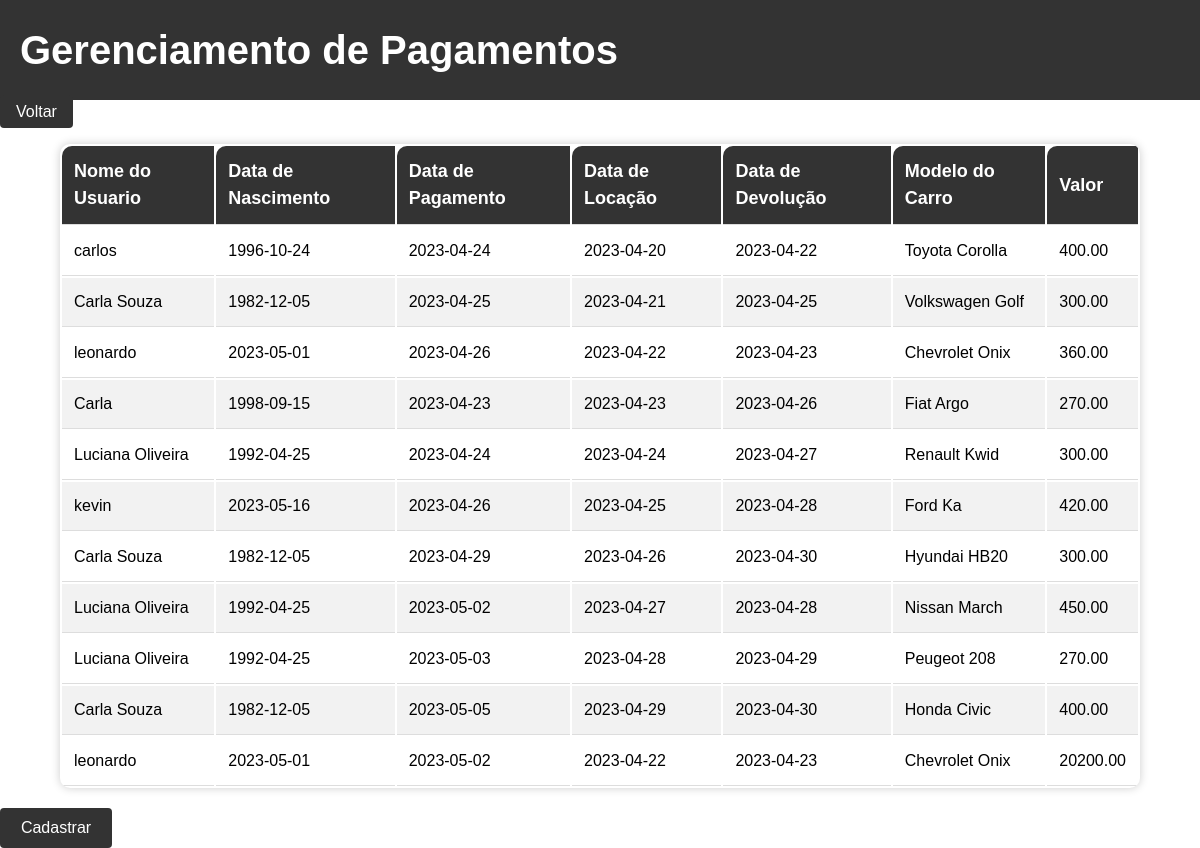
/tabela_pagamentos.php, run on the app's committed database.
### tables this page shows
CREATE TABLE `pagamentos` (
  `id` int NOT NULL,
  `aluguel_id` int NOT NULL,
  `valor` decimal(10,2) NOT NULL,
  `data` date NOT NULL
);

CREATE TABLE `usuarios` (
  `id` int NOT NULL,
  `nome` varchar(255) NOT NULL,
  `endereco` varchar(255) NOT NULL,
  `telefone` varchar(255) NOT NULL,
  `email` varchar(255) DEFAULT NULL,
  `data_nascimento` date NOT NULL,
  `senha` varchar(255) NOT NULL,
  `tipo` enum('admin','cliente') DEFAULT NULL,
  `excluido` tinyint(1) NOT NULL DEFAULT '0'
);

CREATE TABLE `alugueis` (
  `id` int NOT NULL,
  `id_usuario` int DEFAULT NULL,
  `carro_id` int NOT NULL,
  `data_inicio` date NOT NULL,
  `data_fim` date NOT NULL,
  `valor_total` decimal(10,2) DEFAULT NULL,
  `excluido` tinyint(1) NOT NULL DEFAULT '0'
);

CREATE TABLE `carros` (
  `id` int NOT NULL,
  `modelo` varchar(255) NOT NULL,
  `id_tipo_carro` int DEFAULT NULL,
  `ano` int DEFAULT NULL,
  `cor` varchar(50) DEFAULT NULL,
  `placa` varchar(20) DEFAULT NULL,
  `status` enum('disponivel','alugado') DEFAULT 'disponivel',
  `preco_dia` decimal(10,2) DEFAULT NULL,
  `revisao` varchar(255) NOT NULL,
  `km_rodados` varchar(255) NOT NULL,
  `img` varchar(255) NOT NULL DEFAULT 'https://manuluize.com/wp-content/uploads/2016/11/Audi-R8.jpg',
  `excluido` tinyint(1) NOT NULL DEFAULT '0'
);

### tabela_pagamentos.php (the view, shortened to what this page needs)
<?php
    $mysqli = new mysqli ("localhost", "root", "root", "car_leasing");
        $sql = "SELECT pagamentos.data 'data_pagamento', alugueis.data_inicio, alugueis.data_fim, pagamentos.valor,
        carros.modelo, usuarios.nome, usuarios.data_nascimento
        FROM pagamentos
        INNER JOIN alugueis ON pagamentos.aluguel_id = alugueis.id
        INNER JOIN carros ON alugueis.carro_id = carros.id
        INNER JOIN usuarios ON alugueis.id_usuario = usuarios.id;";
        $pagamentos = $mysqli -> query($sql);
?>
<!DOCTYPE html>
<html>
<head>
</head>
<body>
	<header>
		<h1>Gerenciamento de Pagamentos</h1>
	</header>
	<div>
		<a href="tela_admin.php">
			Voltar
		</a>
	</div>
	<div style="margin-top: 20px;">
  <table style="width: 90%; background-color: #fff; box-shadow: 0px 0px 10px rgba(0, 0, 0, 0.2); border-radius: 10px;">
    <thead>
      <tr>
        <th>Nome do Usuario</th>
        <th>Data de Nascimento</th>
        <th>Data de Pagamento</th>
        <th>Data de Locação</th>
        <th>Data de Devolução</th>
        <th>Modelo do Carro</th>
        <th>Valor</th>
      </tr>
    </thead>
    <tbody>
      <?php while ($linha = $pagamentos->fetch_assoc()) { ?>
        <tr>
          <td><?php echo $linha['nome']; ?></td>
          <td><?php echo $linha['data_nascimento']; ?></td>
          <td><?php echo $linha['data_pagamento']; ?></td>
          <td><?php echo $linha['data_inicio']; ?></td>
          <td><?php echo $linha['data_fim']; ?></td>
          <td><?php echo $linha['modelo']; ?></td>
          <td><?php echo $linha['valor']; ?></td>
        </tr>
      <?php } ?>
    </tbody>
  </table>
  <a href="tela_cadastrar-pagamentos.php" style="background-color: #333; color: #fff; padding: 8px 16px; border: none; border-radius: 4px; cursor: pointer; font-size: 16px; margin-top: 20px; display: block; width: 80px; text-align: center;">Cadastrar</a>
</div>
</body>

### tabela_pagamentos.php (style rules this page uses)
body { background-image: url("https://quatrorodas.abril.com.br/wp-content/uploads/2020/03/renault-city_k-ze-2020-1600-02.jpg-e1585150040984.jpg?quality=70&strip=info&w=1280&h=720&crop=1"); background-size: cover; font-family: Arial, sans-serif; font-size: 16px; line-height: 1.5; margin: 0; padding: 0; }
header { background-color: #333; color: #fff; display: flex; justify-content: space-between; align-items: center; padding: 20px; }
h1 { font-size: 2.5em; margin: 0; }
table { margin: 0 auto; width: 90%; background-color: #fff; box-shadow: 0px 0px 10px rgba(0, 0, 0, 0.2); border-radius: 10px; overflow: hidden; }
th, td { text-align: left; padding: 12px; border-bottom: 1px solid #ddd; }
th { background-color: #333; color: #fff; font-size: 18px; border-radius: 10px 0 0 0; }
tr:nth-child(even) { background-color: #f2f2f2; }
a { text-decoration: none; background-color: #333; color: #fff; padding: 8px 16px; border: none; border-radius: 4px; cursor: pointer; font-size: 16px; margin-top: 20px; }

### data on the page
pagamentos: usuarios.nome "carlos", usuarios.data_nascimento "1996-10-24", data "2023-04-24", aluguel.data_inicio "2023-04-20", aluguel.data_fim "2023-04-22", carros.modelo "Toyota Corolla", valor "400.00"
pagamentos: usuarios.nome "Carla Souza", usuarios.data_nascimento "1982-12-05", data "2023-04-25", aluguel.data_inicio "2023-04-21", aluguel.data_fim "2023-04-25", carros.modelo "Volkswagen Golf", valor "300.00"
pagamentos: usuarios.nome "leonardo", usuarios.data_nascimento "2023-05-01", data "2023-04-26", aluguel.data_inicio "2023-04-22", aluguel.data_fim "2023-04-23", carros.modelo "Chevrolet Onix", valor "360.00"
pagamentos: usuarios.nome "Carla", usuarios.data_nascimento "1998-09-15", data "2023-04-23", aluguel.data_inicio "2023-04-23", aluguel.data_fim "2023-04-26", carros.modelo "Fiat Argo", valor "270.00"
pagamentos: usuarios.nome "Luciana Oliveira", usuarios.data_nascimento "1992-04-25", data "2023-04-24", aluguel.data_inicio "2023-04-24", aluguel.data_fim "2023-04-27", carros.modelo "Renault Kwid", valor "300.00"
pagamentos: usuarios.nome "kevin", usuarios.data_nascimento "2023-05-16", data "2023-04-26", aluguel.data_inicio "2023-04-25", aluguel.data_fim "2023-04-28", carros.modelo "Ford Ka", valor "420.00"
pagamentos: usuarios.nome "Carla Souza", usuarios.data_nascimento "1982-12-05", data "2023-04-29", aluguel.data_inicio "2023-04-26", aluguel.data_fim "2023-04-30", carros.modelo "Hyundai HB20", valor "300.00"
pagamentos: usuarios.nome "Luciana Oliveira", usuarios.data_nascimento "1992-04-25", data "2023-05-02", aluguel.data_inicio "2023-04-27", aluguel.data_fim "2023-04-28", carros.modelo "Nissan March", valor "450.00"
pagamentos: usuarios.nome "Luciana Oliveira", usuarios.data_nascimento "1992-04-25", data "2023-05-03", aluguel.data_inicio "2023-04-28", aluguel.data_fim "2023-04-29", carros.modelo "Peugeot 208", valor "270.00"
pagamentos: usuarios.nome "Carla Souza", usuarios.data_nascimento "1982-12-05", data "2023-05-05", aluguel.data_inicio "2023-04-29", aluguel.data_fim "2023-04-30", carros.modelo "Honda Civic", valor "400.00"
pagamentos: usuarios.nome "leonardo", usuarios.data_nascimento "2023-05-01", data "2023-05-02", aluguel.data_inicio "2023-04-22", aluguel.data_fim "2023-04-23", carros.modelo "Chevrolet Onix", valor "20200.00"
